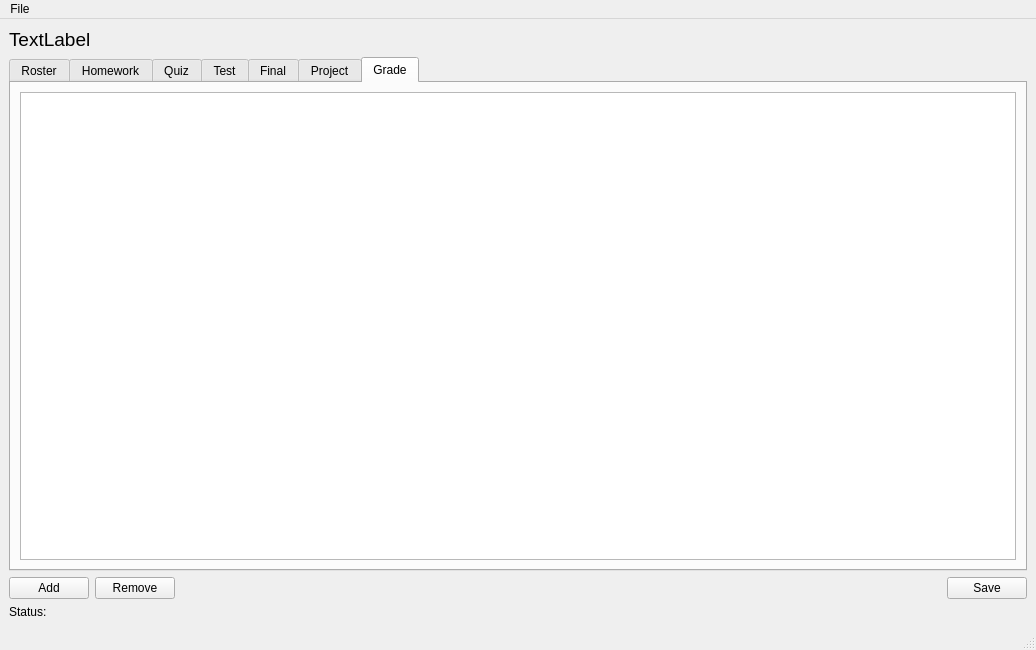
<?xml version="1.0" encoding="UTF-8"?>
<ui version="4.0">
 <class>MainWindow</class>
 <widget class="QMainWindow" name="MainWindow">
  <property name="geometry">
   <rect>
    <x>0</x>
    <y>0</y>
    <width>1036</width>
    <height>650</height>
   </rect>
  </property>
  <property name="windowTitle">
   <string>Gradebook</string>
  </property>
  <widget class="QWidget" name="centralwidget">
   <layout class="QGridLayout" name="gridLayout">
    <item row="3" column="0">
     <widget class="QLabel" name="lStatus">
      <property name="text">
       <string>Status: </string>
      </property>
     </widget>
    </item>
    <item row="2" column="0">
     <layout class="QHBoxLayout" name="horizontalLayout">
      <item>
       <widget class="QPushButton" name="bAdd">
        <property name="text">
         <string>Add</string>
        </property>
       </widget>
      </item>
      <item>
       <widget class="QPushButton" name="bRemove">
        <property name="text">
         <string>Remove</string>
        </property>
       </widget>
      </item>
      <item>
       <spacer name="horizontalSpacer">
        <property name="orientation">
         <enum>Qt::Orientation::Horizontal</enum>
        </property>
        <property name="sizeHint" stdset="0">
         <size>
          <width>40</width>
          <height>20</height>
         </size>
        </property>
       </spacer>
      </item>
      <item>
       <widget class="QPushButton" name="bSave">
        <property name="text">
         <string>Save</string>
        </property>
       </widget>
      </item>
     </layout>
    </item>
    <item row="1" column="0">
     <widget class="QTabWidget" name="tFinal">
      <property name="currentIndex">
       <number>6</number>
      </property>
      <widget class="QWidget" name="Roster">
       <attribute name="title">
        <string>Roster</string>
       </attribute>
       <layout class="QGridLayout" name="gridLayout_3">
        <item row="0" column="0">
         <widget class="QTableWidget" name="tRoster"/>
        </item>
       </layout>
      </widget>
      <widget class="QWidget" name="Homework">
       <attribute name="title">
        <string>Homework</string>
       </attribute>
       <layout class="QGridLayout" name="gridLayout_2">
        <item row="0" column="0">
         <widget class="QTableWidget" name="tHomework"/>
        </item>
       </layout>
      </widget>
      <widget class="QWidget" name="Quiz">
       <attribute name="title">
        <string>Quiz</string>
       </attribute>
       <layout class="QGridLayout" name="gridLayout_4">
        <item row="0" column="0">
         <widget class="QTableWidget" name="tQuiz"/>
        </item>
       </layout>
      </widget>
      <widget class="QWidget" name="tab_2">
       <attribute name="title">
        <string>Test</string>
       </attribute>
       <layout class="QGridLayout" name="gridLayout_5">
        <item row="0" column="0">
         <widget class="QTableWidget" name="tTest"/>
        </item>
       </layout>
      </widget>
      <widget class="QWidget" name="tab_3">
       <attribute name="title">
        <string>Final</string>
       </attribute>
       <layout class="QGridLayout" name="gridLayout_6">
        <item row="0" column="0">
         <widget class="QTableWidget" name="tQuiz_2"/>
        </item>
       </layout>
      </widget>
      <widget class="QWidget" name="Project">
       <attribute name="title">
        <string>Project</string>
       </attribute>
       <layout class="QGridLayout" name="gridLayout_7">
        <item row="0" column="0">
         <widget class="QTableWidget" name="tProject"/>
        </item>
       </layout>
      </widget>
      <widget class="QWidget" name="Grade">
       <attribute name="title">
        <string>Grade</string>
       </attribute>
       <layout class="QGridLayout" name="gridLayout_8">
        <item row="0" column="0">
         <widget class="QTableWidget" name="tGrade"/>
        </item>
       </layout>
      </widget>
     </widget>
    </item>
    <item row="0" column="0">
     <widget class="QLabel" name="lClassName">
      <property name="font">
       <font>
        <pointsize>14</pointsize>
       </font>
      </property>
      <property name="text">
       <string>TextLabel</string>
      </property>
     </widget>
    </item>
   </layout>
  </widget>
  <widget class="QMenuBar" name="menubar">
   <property name="geometry">
    <rect>
     <x>0</x>
     <y>0</y>
     <width>1036</width>
     <height>22</height>
    </rect>
   </property>
   <widget class="QMenu" name="menuFile">
    <property name="title">
     <string>File</string>
    </property>
    <addaction name="actionClasses"/>
   </widget>
   <addaction name="menuFile"/>
  </widget>
  <widget class="QStatusBar" name="statusbar"/>
  <action name="actionClasses">
   <property name="text">
    <string>Classes</string>
   </property>
  </action>
 </widget>
 <resources/>
 <connections/>
</ui>
